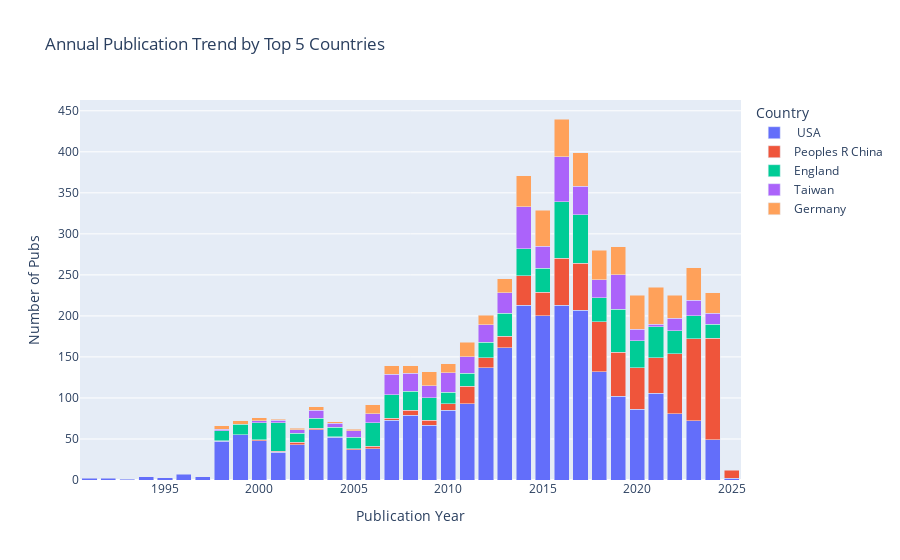

Here is the notebook cell this chart was saved with:
### Code cell
filtered_data = final_data[final_data['Modified Countries'] != 'Other']

fig7 = px.bar(
    filtered_data,
    x='Publication Year',
    y='Number of Pubs',
    color='Modified Countries',
    title='Annual Publication Trend by Top 5 Countries',
    barmode='stack',
)

fig7.update_layout(
    legend_title_text='Country' 
)

fig7.show()

### Figure 1 — Plotly figure (JSON) as saved in the notebook; plotly's stock layout.template omitted (floating-point values rounded to 4 significant figures)
{"data": [{"alignmentgroup": "True", "hovertemplate": "Modified Countries= USA<br>Publication Year=%{x}<br>Number of Pubs=%{y}<extra></extra>", "legendgroup": " USA", "marker": {"color": "#636efa", "pattern": {"shape": ""}}, "name": " USA", "offsetgroup": " USA", "orientation": "v", "showlegend": true, "textposition": "auto", "type": "bar", "x": [2014, 2016, 2017, 2015, 2013, 2012, 2018, 2021, 2019, 2011, 2020, 2010, 2022, 2008, 2007, 2023, 2009, 2003, 1999, 2004, 2024, 2000, 1998, 2002, 2006, 2005, 2001, 1996, 1997, 1994, 1995, 2025, 1992, 1991, 1993], "xaxis": "x", "y": [213, 213, 207, 200, 161, 137, 132, 106, 102, 93, 86, 85, 81, 79, 73, 72, 67, 61, 55, 52, 49, 48, 47, 43, 38, 37, 34, 7, 4, 4, 3, 2, 2, 2, 1], "yaxis": "y"}, {"alignmentgroup": "True", "hovertemplate": "Modified Countries=Peoples R China<br>Publication Year=%{x}<br>Number of Pubs=%{y}<extra></extra>", "legendgroup": "Peoples R China", "marker": {"color": "#EF553B", "pattern": {"shape": ""}}, "name": "Peoples R China", "offsetgroup": "Peoples R China", "orientation": "v", "showlegend": true, "textposition": "auto", "type": "bar", "x": [2024, 2023, 2022, 2018, 2016, 2017, 2019, 2020, 2021, 2014, 2015, 2011, 2013, 2012, 2025, 2010, 2009, 2008, 2006, 2002, 2003, 2007, 2000, 2001, 1998, 2004, 2005], "xaxis": "x", "y": [124, 100, 73, 61, 57, 57, 54, 51, 43, 36, 29, 21, 14, 12, 10, 8, 6, 6, 3, 3, 2, 2, 1, 1, 1, 1, 1], "yaxis": "y"}, {"alignmentgroup": "True", "hovertemplate": "Modified Countries=England<br>Publication Year=%{x}<br>Number of Pubs=%{y}<extra></extra>", "legendgroup": "England", "marker": {"color": "#00cc96", "pattern": {"shape": ""}}, "name": "England", "offsetgroup": "England", "orientation": "v", "showlegend": true, "textposition": "auto", "type": "bar", "x": [2016, 2017, 2019, 2021, 2001, 2014, 2020, 2015, 2018, 2007, 2006, 2022, 2023, 2013, 2009, 2008, 2000, 2012, 2024, 2011, 2010, 2005, 1999, 2003, 1998, 2002, 2004], "xaxis": "x", "y": [69, 59, 52, 38, 35, 33, 33, 29, 29, 29, 29, 28, 28, 28, 27, 23, 21, 19, 17, 16, 14, 14, 13, 12, 12, 11, 11], "yaxis": "y"}, {"alignmentgroup": "True", "hovertemplate": "Modified Countries=Taiwan<br>Publication Year=%{x}<br>Number of Pubs=%{y}<extra></extra>", "legendgroup": "Taiwan", "marker": {"color": "#ab63fa", "pattern": {"shape": ""}}, "name": "Taiwan", "offsetgroup": "Taiwan", "orientation": "v", "showlegend": true, "textposition": "auto", "type": "bar", "x": [2016, 2014, 2019, 2017, 2015, 2007, 2013, 2010, 2018, 2008, 2012, 2011, 2023, 2009, 2022, 2020, 2024, 2006, 2003, 2005, 2004, 2002, 2021, 2001, 1998, 2000], "xaxis": "x", "y": [55, 51, 42, 35, 27, 25, 25, 24, 22, 22, 21, 20, 19, 15, 15, 14, 13, 11, 10, 8, 5, 4, 3, 3, 2, 2], "yaxis": "y"}, {"alignmentgroup": "True", "hovertemplate": "Modified Countries=Germany<br>Publication Year=%{x}<br>Number of Pubs=%{y}<extra></extra>", "legendgroup": "Germany", "marker": {"color": "#FFA15A", "pattern": {"shape": ""}}, "name": "Germany", "offsetgroup": "Germany", "orientation": "v", "showlegend": true, "textposition": "auto", "type": "bar", "x": [2016, 2021, 2015, 2017, 2020, 2023, 2014, 2018, 2019, 2022, 2024, 2011, 2013, 2009, 2012, 2006, 2010, 2007, 2008, 2003, 1998, 1999, 2000, 2002, 2004, 2005, 2001], "xaxis": "x", "y": [46, 45, 44, 41, 41, 40, 38, 36, 34, 28, 25, 18, 17, 17, 12, 11, 11, 10, 9, 4, 4, 4, 4, 2, 2, 2, 1], "yaxis": "y"}], "layout": {"barmode": "stack", "legend": {"title": {"text": "Country"}, "tracegroupgap": 0}, "title": {"text": "Annual Publication Trend by Top 5 Countries"}, "xaxis": {"anchor": "y", "domain": [0, 1], "title": {"text": "Publication Year"}}, "yaxis": {"anchor": "x", "domain": [0, 1], "title": {"text": "Number of Pubs"}}}}
